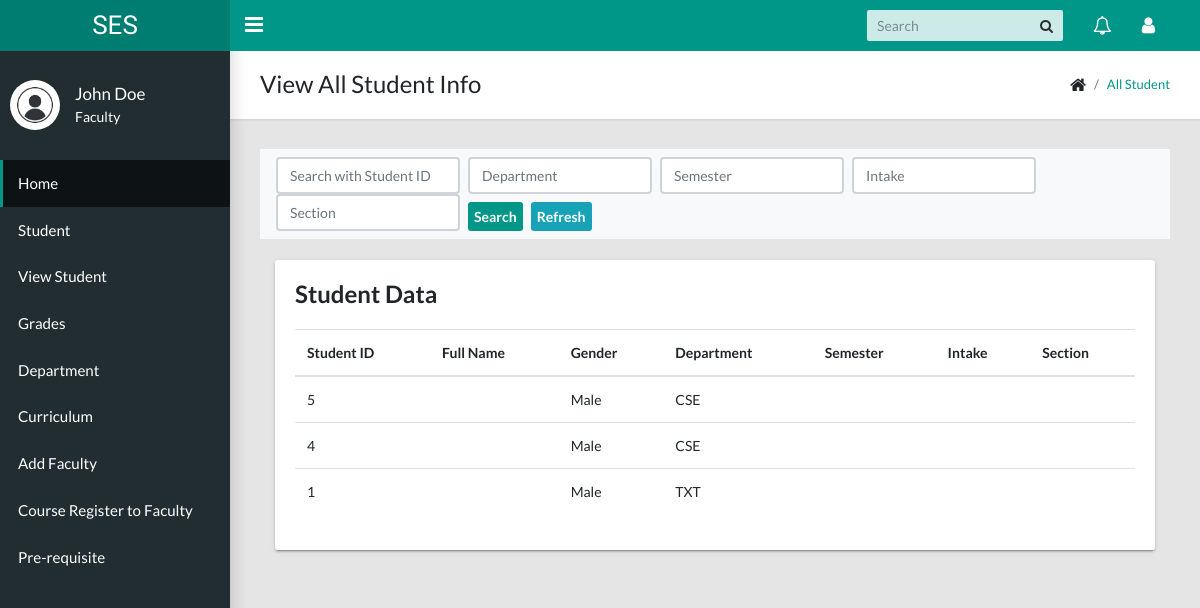
/student-list/ (signed in), run on an earlier commit of the app's database.
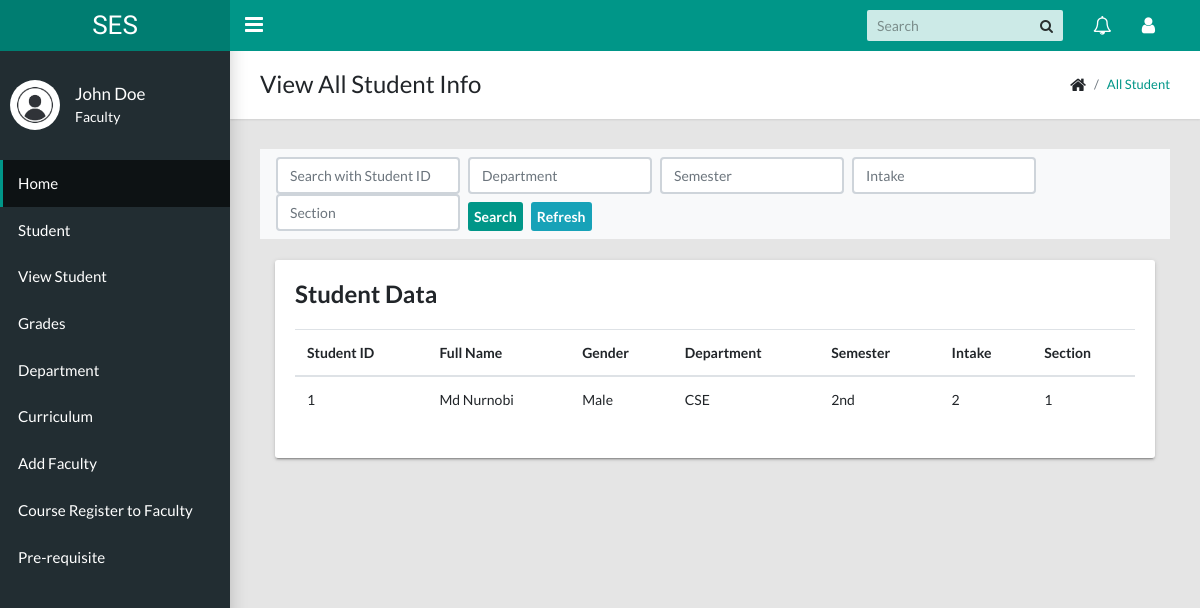
And on a later commit of the database.
### home/models.py (models this page shows, shortened)
class Student(models.Model):
    st_id = models.CharField(max_length=20,blank=False,default="")
    st_fullname = models.CharField(max_length=200,blank=False,default="")
    gender =  models.CharField(max_length=200, blank=False,default="")
    department = models.CharField(max_length=200,default="")
    semester = models.CharField(max_length=200,default="")
    intake = models.CharField(max_length=200,default="")
    section = models.CharField(max_length=200,default="")
    course = models.CharField(max_length=100,default="")

### home/views.py (the view)
# urls.py: path('student-list/',views.student_list,name='student_list'),
@login_required
def student_list(request):
    students = Student.objects.all()
    context={
        'students':students
    }
    return render(request, 'view_student_list.html',context)

### templates/view_student_list.html (shortened to what this page needs)
{% extends 'base.html' %} {% block containt %} {% load static %}
<main class="app-content">
  <div class="app-title">
    <div>
      <h1>View All Student Info</h1>
    </div>
    <ul class="app-breadcrumb breadcrumb">
      <li class="breadcrumb-item"><i class="fa fa-home fa-lg"></i></li>
      <li class="breadcrumb-item"><a href="#">All Student</a></li>
    </ul>
  </div>
  <div class="row">
    <div class="col-md-12">
      <div class="search-box">
        <nav class="navbar navbar-light bg-light">
          <form class="form-inline">
            <input
              class="form-control mr-sm-2"
              type="search"
              placeholder="Search with Student ID"
              aria-label="Search"
            />
            <input
              class="form-control mr-sm-2"
              type="search"
              placeholder="Department"
              aria-label="Search"
            />
            <input
              class="form-control mr-sm-2"
              type="search"
              placeholder="Semester"
              aria-label="Search"
            />
            <input
              class="form-control mr-sm-2"
              type="search"
              placeholder="Intake"
              aria-label="Search"
            />
            <input
              class="form-control mr-sm-2"
              type="search"
              placeholder="Section"
              aria-label="Search"
            />
            <button
              class="btn btn-primary my-4 my-sm-0 mr-sm-2 mt-sm-2"
              type="submit"
            >
              Search
            </button>
            <button class="btn btn-info my-4 my-sm-0 mt-sm-2" type="reload">
              Refresh
            </button>
          </form>
        </nav>
      </div>
    </div>
  </div>
  <br />
  <div class="row">
    <div class="col-md-12">
      <div class="col-md-12">
        <div class="tile">
          <h3 class="tile-title">Student Data</h3>
          <div class="table-responsive">
            <table class="table">
              <thead>
                <tr>
                  <th>Student ID</th>
                  <th>Full Name</th>
                  <th>Gender</th>
                  <th>Department</th>
                  <th>Semester</th>
                  <th>Intake</th>
                  <th>Section</th>
                </tr>
              </thead>
              <tbody>
                {% for data in students %}
                <tr>
                  <td>{{ data.st_id }}</td>
                  <td>{{data.st_fullname}}</td>
                  <td>{{ data.gender}}</td>
                  <td>{{ data.department }}</td>
                  <td>{{ data.semester }}</td>
                  <td>{{ data.intake }}</td>
                  <td>{{ data.section }}</td>
                </tr>
                {% endfor %}
              </tbody>
            </table>
          </div>
        </div>
      </div>
    </div>
  </div>
</main>
{% endblock containt %}

What changed in the data, as far as the page shows it:
removed Student: st_id "5", gender "Male", department "CSE"
removed Student: st_id "4", gender "Male", department "CSE"
removed Student: st_id "1", gender "Male", department "TXT"
added Student: st_id "1", st_fullname "Md Nurnobi", gender "Male", department "CSE", semester "2nd", intake "2", section "1"
